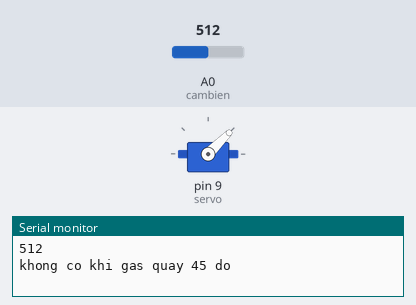
Bench run of a sketch on a simulated Arduino Uno, built with avr-gcc and run on an emulated ATmega328P. Shown: servo, the last lines printed to the serial monitor. The test bench sets the inputs (shaded band); at power-on: A0 (cambien) = 512.

Above: at 0.1 s.
At 2.3 s:
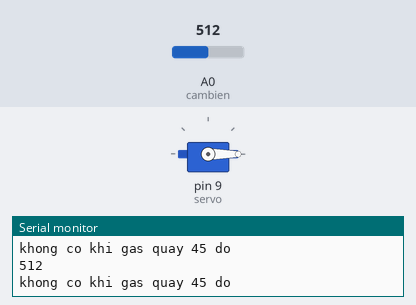
2.4 s: A0 (cambien) set to 710
At 3.4 s:
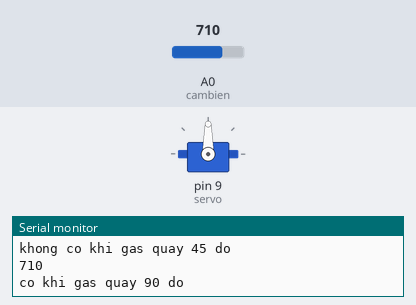
7.4 s: A0 (cambien) set to 690
12.4 s: A0 (cambien) set to 716
Timing chart, 0 to 23.4 s (numbered marks = the images above; inputs shaded):
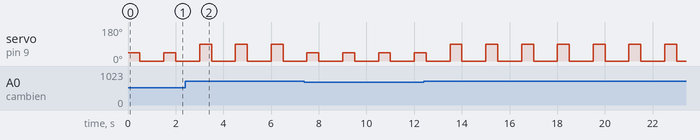

The sketch:

gas.ino
```cpp
// Khii gas
#include <Servo.h>

const int cambien = A0;

Servo servo;
int pos, val;

void setup() {
  servo.attach(9, 500, 2400);
  pinMode(cambien, INPUT);
  Serial.begin(9600);
}

void loop() {
  val = analogRead(cambien);
  Serial.println(val);

  if(val > 700){
    Serial.println("co khi gas quay 90 do ");
    int angle = 90;
    servo.write(angle);
    delay(500);
    servo.write(0);
    delay(500);
  }
   else{
    Serial.println("khong co khi gas quay 45 do");
     int angle = 45;
     servo.write(angle);
     delay(500);
     servo.write(0);
     delay(500);
   }
  delay(500);
}
```

Measured:
- by itself, servo on pin 9 (servo): alternates 90° for 0.50 s and 0° for 1.0 s
